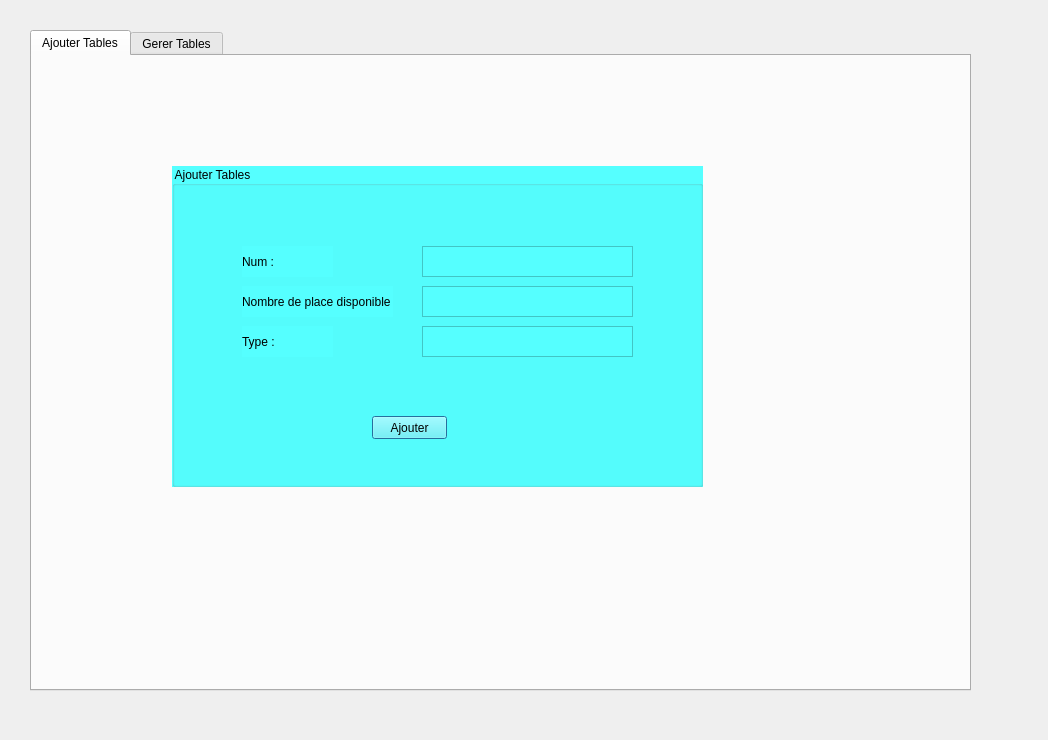
<?xml version="1.0" encoding="UTF-8"?>
<ui version="4.0">
 <class>tablesinter</class>
 <widget class="QDialog" name="tablesinter">
  <property name="geometry">
   <rect>
    <x>0</x>
    <y>0</y>
    <width>1048</width>
    <height>740</height>
   </rect>
  </property>
  <property name="windowTitle">
   <string>Dialog</string>
  </property>
  <widget class="QTabWidget" name="tabWidget">
   <property name="geometry">
    <rect>
     <x>30</x>
     <y>30</y>
     <width>941</width>
     <height>661</height>
    </rect>
   </property>
   <property name="currentIndex">
    <number>0</number>
   </property>
   <widget class="QWidget" name="tab">
    <attribute name="title">
     <string>Ajouter Tables</string>
    </attribute>
    <widget class="QGroupBox" name="groupBox">
     <property name="geometry">
      <rect>
       <x>140</x>
       <y>110</y>
       <width>531</width>
       <height>321</height>
      </rect>
     </property>
     <property name="styleSheet">
      <string notr="true">background-color: rgb(85, 255, 255);</string>
     </property>
     <property name="title">
      <string>Ajouter Tables</string>
     </property>
     <widget class="QTextEdit" name="type">
      <property name="geometry">
       <rect>
        <x>250</x>
        <y>160</y>
        <width>211</width>
        <height>31</height>
       </rect>
      </property>
     </widget>
     <widget class="QLabel" name="label_13">
      <property name="geometry">
       <rect>
        <x>70</x>
        <y>80</y>
        <width>91</width>
        <height>31</height>
       </rect>
      </property>
      <property name="text">
       <string>Num :</string>
      </property>
     </widget>
     <widget class="QLabel" name="label_15">
      <property name="geometry">
       <rect>
        <x>70</x>
        <y>160</y>
        <width>91</width>
        <height>31</height>
       </rect>
      </property>
      <property name="text">
       <string>Type :</string>
      </property>
     </widget>
     <widget class="QLabel" name="label_14">
      <property name="geometry">
       <rect>
        <x>70</x>
        <y>120</y>
        <width>151</width>
        <height>31</height>
       </rect>
      </property>
      <property name="text">
       <string>Nombre de place disponible</string>
      </property>
     </widget>
     <widget class="QTextEdit" name="Num">
      <property name="geometry">
       <rect>
        <x>250</x>
        <y>80</y>
        <width>211</width>
        <height>31</height>
       </rect>
      </property>
     </widget>
     <widget class="QTextEdit" name="nbplacedispo">
      <property name="geometry">
       <rect>
        <x>250</x>
        <y>120</y>
        <width>211</width>
        <height>31</height>
       </rect>
      </property>
     </widget>
     <widget class="QPushButton" name="AjouterBouton">
      <property name="geometry">
       <rect>
        <x>200</x>
        <y>250</y>
        <width>75</width>
        <height>23</height>
       </rect>
      </property>
      <property name="text">
       <string>Ajouter</string>
      </property>
     </widget>
    </widget>
   </widget>
   <widget class="QWidget" name="tab_2">
    <attribute name="title">
     <string>Gerer Tables</string>
    </attribute>
    <widget class="QGroupBox" name="groupBox_2">
     <property name="geometry">
      <rect>
       <x>460</x>
       <y>20</y>
       <width>441</width>
       <height>261</height>
      </rect>
     </property>
     <property name="title">
      <string>Supprimer Tables</string>
     </property>
     <widget class="QComboBox" name="comboBox">
      <property name="geometry">
       <rect>
        <x>160</x>
        <y>17</y>
        <width>121</width>
        <height>22</height>
       </rect>
      </property>
     </widget>
     <widget class="QLabel" name="label">
      <property name="geometry">
       <rect>
        <x>70</x>
        <y>12</y>
        <width>81</width>
        <height>31</height>
       </rect>
      </property>
      <property name="text">
       <string>ID Tables</string>
      </property>
     </widget>
     <widget class="QPushButton" name="SupprimerBouton">
      <property name="geometry">
       <rect>
        <x>180</x>
        <y>210</y>
        <width>75</width>
        <height>23</height>
       </rect>
      </property>
      <property name="text">
       <string>Supprimer</string>
      </property>
     </widget>
     <widget class="QTextBrowser" name="Numval">
      <property name="geometry">
       <rect>
        <x>160</x>
        <y>50</y>
        <width>256</width>
        <height>31</height>
       </rect>
      </property>
     </widget>
     <widget class="QTextBrowser" name="nbplacedispoval">
      <property name="geometry">
       <rect>
        <x>160</x>
        <y>90</y>
        <width>256</width>
        <height>31</height>
       </rect>
      </property>
     </widget>
     <widget class="QTextBrowser" name="Typeval">
      <property name="geometry">
       <rect>
        <x>160</x>
        <y>130</y>
        <width>256</width>
        <height>31</height>
       </rect>
      </property>
     </widget>
     <widget class="QLabel" name="label_19">
      <property name="geometry">
       <rect>
        <x>10</x>
        <y>90</y>
        <width>151</width>
        <height>31</height>
       </rect>
      </property>
      <property name="text">
       <string>Nombre de place disponible</string>
      </property>
     </widget>
     <widget class="QLabel" name="label_20">
      <property name="geometry">
       <rect>
        <x>10</x>
        <y>130</y>
        <width>91</width>
        <height>31</height>
       </rect>
      </property>
      <property name="text">
       <string>Type :</string>
      </property>
     </widget>
     <widget class="QLabel" name="label_21">
      <property name="geometry">
       <rect>
        <x>10</x>
        <y>50</y>
        <width>91</width>
        <height>31</height>
       </rect>
      </property>
      <property name="text">
       <string>Num :</string>
      </property>
     </widget>
    </widget>
    <widget class="QTableView" name="tablemodifier">
     <property name="geometry">
      <rect>
       <x>10</x>
       <y>300</y>
       <width>921</width>
       <height>311</height>
      </rect>
     </property>
    </widget>
    <widget class="QGroupBox" name="groupBox_3">
     <property name="geometry">
      <rect>
       <x>10</x>
       <y>10</y>
       <width>421</width>
       <height>271</height>
      </rect>
     </property>
     <property name="title">
      <string>Supprimer Tables</string>
     </property>
     <widget class="QComboBox" name="comboBox_modif">
      <property name="geometry">
       <rect>
        <x>160</x>
        <y>17</y>
        <width>121</width>
        <height>22</height>
       </rect>
      </property>
     </widget>
     <widget class="QLabel" name="label_2">
      <property name="geometry">
       <rect>
        <x>70</x>
        <y>12</y>
        <width>81</width>
        <height>31</height>
       </rect>
      </property>
      <property name="text">
       <string>ID Tables</string>
      </property>
     </widget>
     <widget class="QPushButton" name="ModifierBouton">
      <property name="geometry">
       <rect>
        <x>140</x>
        <y>220</y>
        <width>75</width>
        <height>23</height>
       </rect>
      </property>
      <property name="text">
       <string>Modifier</string>
      </property>
     </widget>
     <widget class="QTextEdit" name="Type_modif">
      <property name="geometry">
       <rect>
        <x>170</x>
        <y>130</y>
        <width>211</width>
        <height>31</height>
       </rect>
      </property>
     </widget>
     <widget class="QTextEdit" name="Num_modif">
      <property name="geometry">
       <rect>
        <x>170</x>
        <y>50</y>
        <width>211</width>
        <height>31</height>
       </rect>
      </property>
     </widget>
     <widget class="QTextEdit" name="nbplacedispomodif">
      <property name="geometry">
       <rect>
        <x>170</x>
        <y>90</y>
        <width>211</width>
        <height>31</height>
       </rect>
      </property>
     </widget>
     <widget class="QLabel" name="label_16">
      <property name="geometry">
       <rect>
        <x>10</x>
        <y>100</y>
        <width>151</width>
        <height>31</height>
       </rect>
      </property>
      <property name="text">
       <string>Nombre de place disponible</string>
      </property>
     </widget>
     <widget class="QLabel" name="label_17">
      <property name="geometry">
       <rect>
        <x>10</x>
        <y>140</y>
        <width>91</width>
        <height>31</height>
       </rect>
      </property>
      <property name="text">
       <string>Type :</string>
      </property>
     </widget>
     <widget class="QLabel" name="label_18">
      <property name="geometry">
       <rect>
        <x>10</x>
        <y>60</y>
        <width>91</width>
        <height>31</height>
       </rect>
      </property>
      <property name="text">
       <string>Num :</string>
      </property>
     </widget>
    </widget>
   </widget>
  </widget>
 </widget>
 <resources/>
 <connections/>
</ui>
